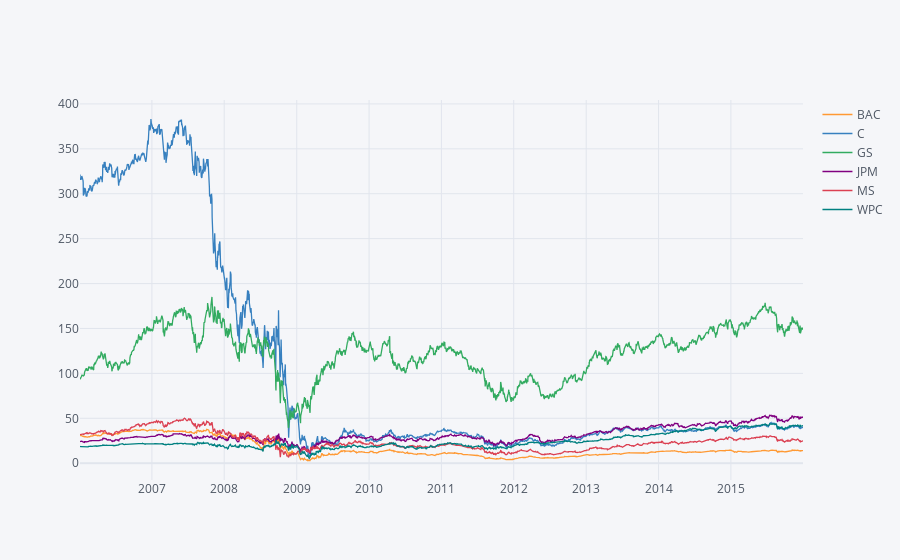

Write notebook code for a chart like this one.
### Code cell
# Using Plotly
Bankstock.xs(key = 'Close', axis = 1, level = 'Stock Info').iplot()

### Figure 1 — Plotly figure (JSON) as saved in the notebook; plotly's stock layout.template omitted (floating-point values rounded to 4 significant figures; data arrays with more than 128 entries replaced by an {"elided": "..."} marker saying what was removed)
{"data": [{"line": {"color": "rgba(255, 153, 51, 1.0)", "dash": "solid", "shape": "linear", "width": 1.3}, "mode": "lines", "name": "BAC", "text": "", "type": "scatter", "x": {"elided": "2517 str values"}, "y": {"elided": "2517 float values"}}, {"line": {"color": "rgba(55, 128, 191, 1.0)", "dash": "solid", "shape": "linear", "width": 1.3}, "mode": "lines", "name": "C", "text": "", "type": "scatter", "x": {"elided": "2517 str values"}, "y": {"elided": "2517 float values"}}, {"line": {"color": "rgba(50, 171, 96, 1.0)", "dash": "solid", "shape": "linear", "width": 1.3}, "mode": "lines", "name": "GS", "text": "", "type": "scatter", "x": {"elided": "2517 str values"}, "y": {"elided": "2517 float values"}}, {"line": {"color": "rgba(128, 0, 128, 1.0)", "dash": "solid", "shape": "linear", "width": 1.3}, "mode": "lines", "name": "JPM", "text": "", "type": "scatter", "x": {"elided": "2517 str values"}, "y": {"elided": "2517 float values"}}, {"line": {"color": "rgba(219, 64, 82, 1.0)", "dash": "solid", "shape": "linear", "width": 1.3}, "mode": "lines", "name": "MS", "text": "", "type": "scatter", "x": {"elided": "2517 str values"}, "y": {"elided": "2517 float values"}}, {"line": {"color": "rgba(0, 128, 128, 1.0)", "dash": "solid", "shape": "linear", "width": 1.3}, "mode": "lines", "name": "WPC", "text": "", "type": "scatter", "x": {"elided": "2517 str values"}, "y": {"elided": "2517 float values"}}], "layout": {"autosize": true, "legend": {"bgcolor": "#F5F6F9", "font": {"color": "#4D5663"}}, "paper_bgcolor": "#F5F6F9", "plot_bgcolor": "#F5F6F9", "title": {"font": {"color": "#4D5663"}}, "xaxis": {"autorange": true, "gridcolor": "#E1E5ED", "range": ["2006-01-03", "2015-12-31"], "showgrid": true, "tickfont": {"color": "#4D5663"}, "title": {"font": {"color": "#4D5663"}, "text": ""}, "type": "date", "zerolinecolor": "#E1E5ED"}, "yaxis": {"autorange": true, "gridcolor": "#E1E5ED", "range": [-18.68, 404.4], "showgrid": true, "tickfont": {"color": "#4D5663"}, "title": {"font": {"color": "#4D5663"}, "text": ""}, "type": "linear", "zerolinecolor": "#E1E5ED"}}}
